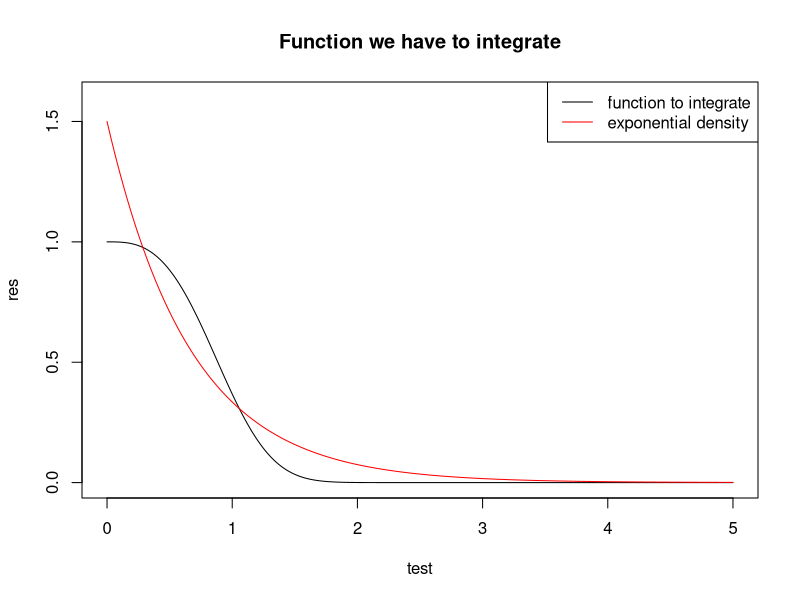
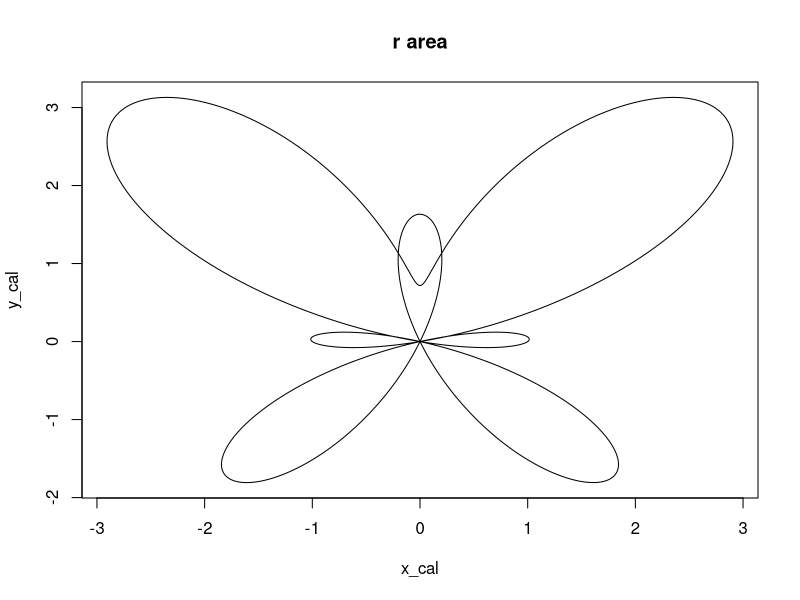
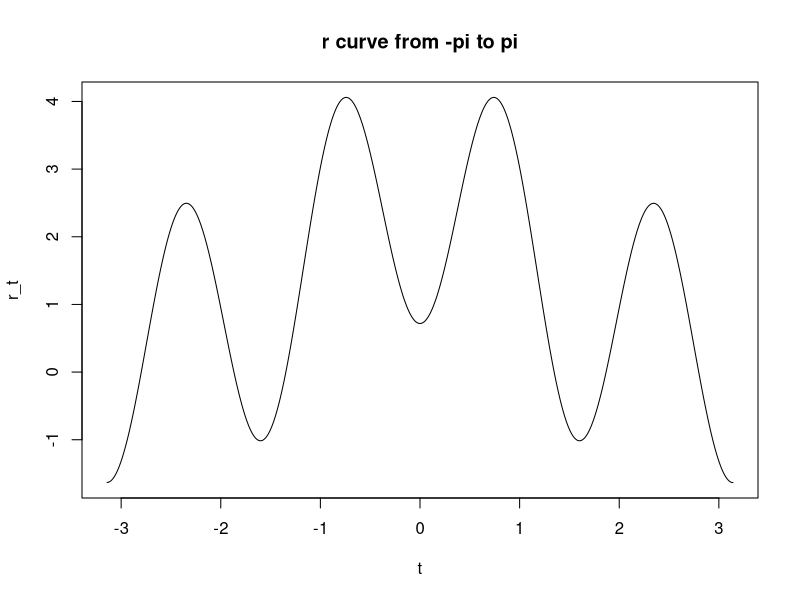
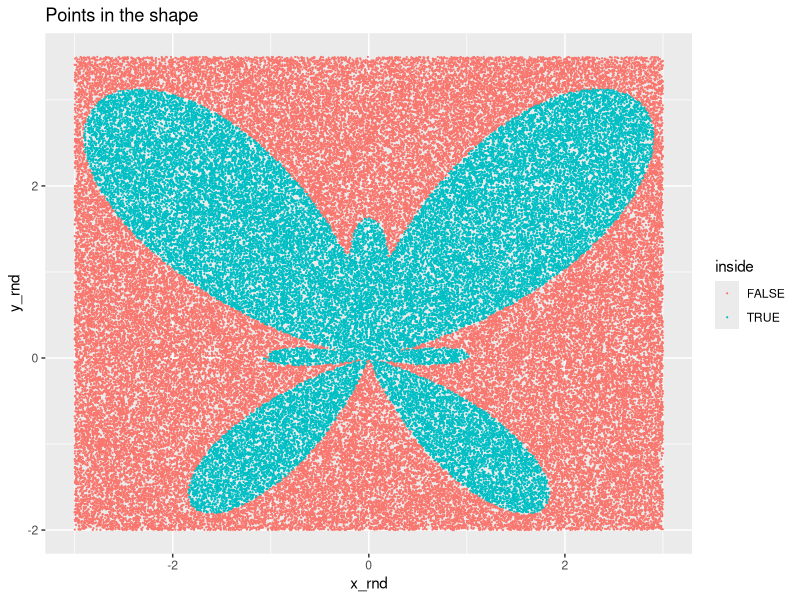
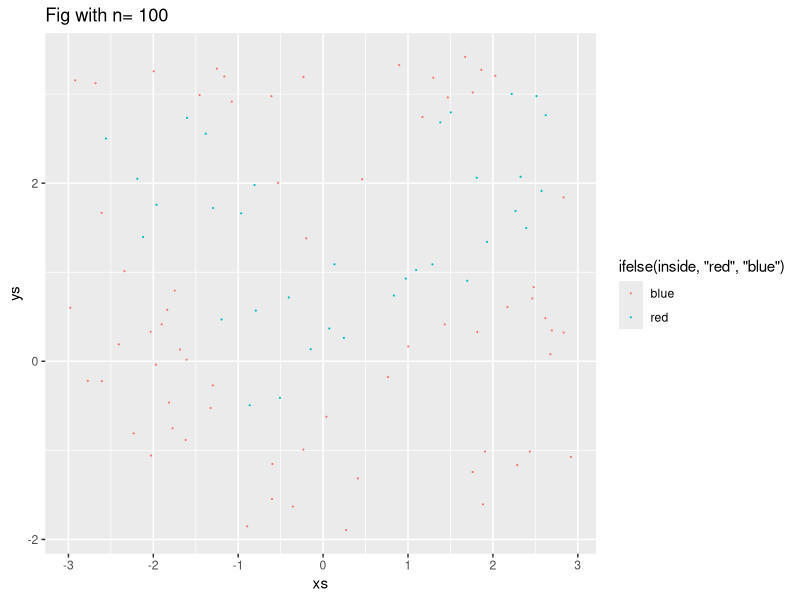
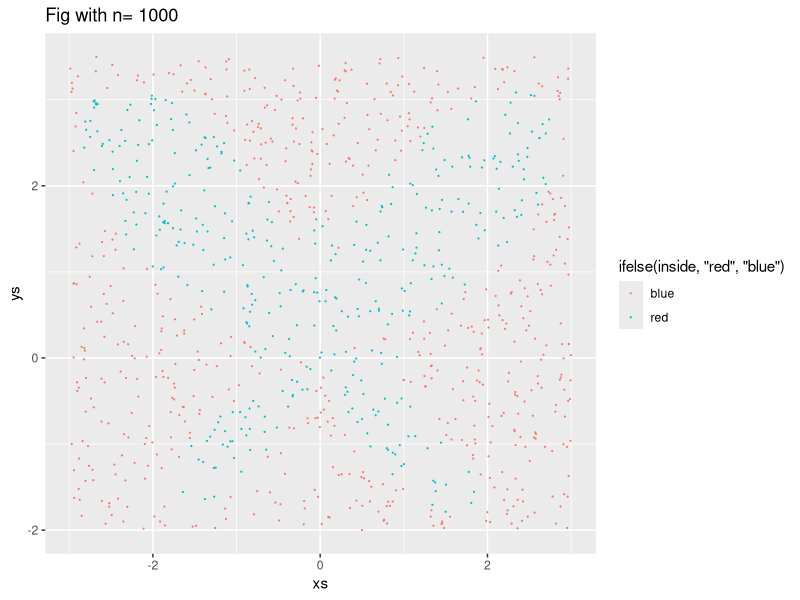
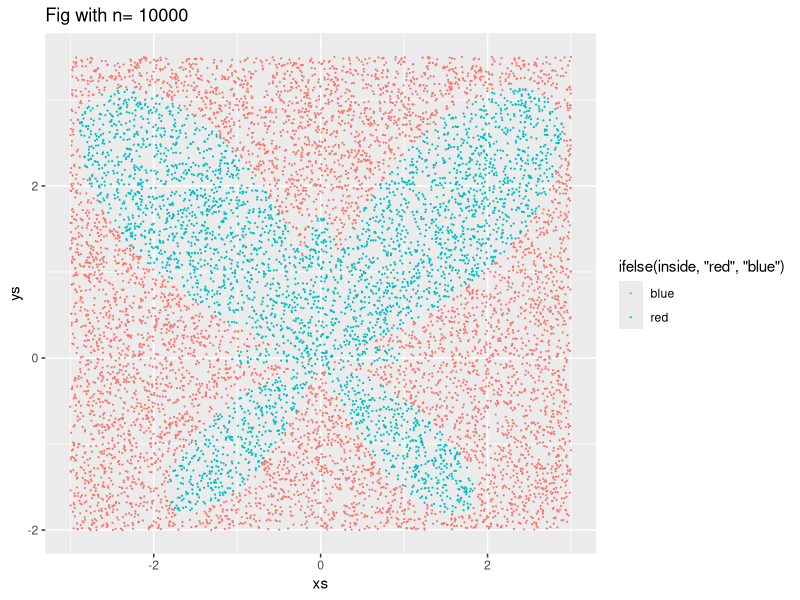
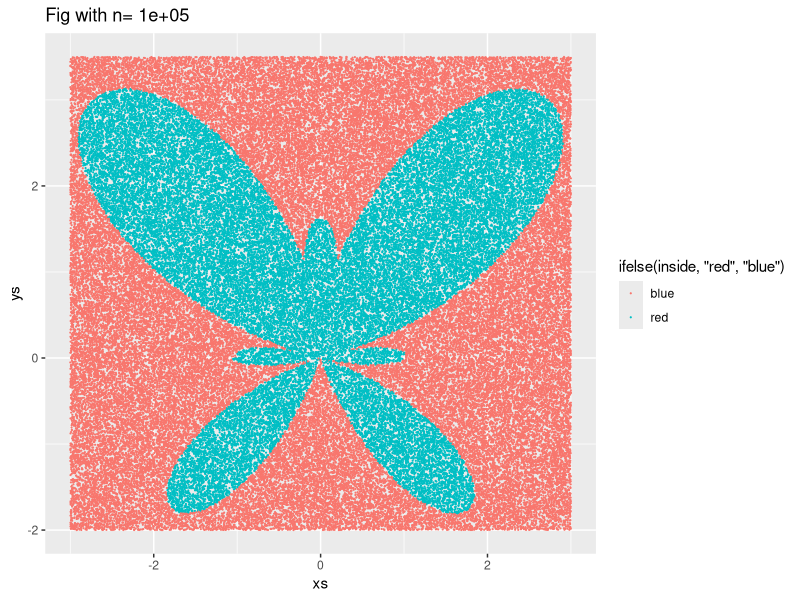

The R script that drew these images, in order:
## ---- chunk 1
to_integrate_fct <- function(x){
  return(exp(-x^3))
}
## ---- chunk 2
MC_for_b6 <- function(){
  u <- runif(100000,1,6)
  cat(paste("Monte Carlo Integral:",mean(to_integrate_fct(u)*(6-1))))
}
MC_for_b6()
## ---- chunk 3
R_value <- integrate(to_integrate_fct, 1,6)
R_value
## ---- chunk 4
test <- seq(from=0, to=5, length.out=10000)
res = c()
dens = c()
for(i in 0:length(test)){
  res <- append(res, to_integrate_fct(test[i]))
  dens <- append(dens, dexp(test[i], rate=1.5))
}
plot(test, res, type="l", main="Function we have to integrate", ylim = c(0,1.6))
lines(test, dens, col = "red")
legend("topright", legend=c("function to integrate","exponential density"), col=c("black","red"), lty=1:1)

## ---- chunk 5
MC_for_binfinity <- function(){
  u <- rexp(10000, rate=1.5)
  cat(paste("Monte Carlo Integral:",mean(to_integrate_fct(u+1)/dexp(u, rate=1.5)))) 
  return(mean(to_integrate_fct(u+1)/dexp(u, rate=1.5)))
}
MC_for_binfinity()

## ---- chunk 6
R_value <- integrate(to_integrate_fct, 1,Inf)
R_value
## ---- chunk 7
library(ggplot2)

r_function <- function(t){
  return(exp(cos(t))-2*cos(4*t)-sin(t/12)^5)
}

x_polar <- function(x){
  return(r_function(x)*sin(x))  
}

y_polar <- function(y){
  return(r_function(y)*cos(y))  
}


t <- seq(from=-pi, to=pi, length.out=1000)
r_t = c()
x_cal = c()
y_cal = c()
for(i in 0:length(t)){
  #x_cal <- append(x_cal, x_polar(t[i]))
  #y_cal <- append(y_cal, y_polar(t[i]))
  
  x_cal <- append(x_cal, x_polar(t[i]))
  y_cal <- append(y_cal, y_polar(t[i]))
  r_t <- append(r_t, r_function(t[i]))
}
plot(x_cal, y_cal,type="l", main="r area")
plot(t, r_t,type="l", main="r curve from -pi to pi", xlim=c(-pi,pi))

## ---- chunk 8
n <- 100000
x_rnd <- runif(n,-3,3)
y_rnd <- runif(n,-2,3.5)

is_in_area <-function(x, y) {
  if (y > 0){
    #for negative values of f
    alpha <- 0
  } else {
     #for positive values of f
    alpha <- pi
  }
  rad <- sqrt(x^2 + y^2)
  beta <- atan(x/y) + alpha
  if (r_function(beta) > 0 & (rad < abs(r_function(beta)))) {
    # the point is in the positive part of r(t)
    return(TRUE)
  } else if (r_function(beta+pi) < 0 & (rad < abs(r_function(beta + pi)))) {
    return(TRUE)
  } else {
    return(FALSE)
  }
}

inside <- logical(n)
for (i in 1:n){
  inside[i] <- is_in_area(x_rnd[i], y_rnd[i])
}

df <- data.frame(x_rnd, y_rnd, inside)

ggplot()+
  geom_point(data= df, aes(x=x_rnd, y=y_rnd, color = inside ), size = 0.1)+
  ggtitle("Points in the shape")
## ---- chunk 9
df_res <- data.frame(matrix(ncol = 3, nrow = 4)) 
colnames(df_res) <- c("n", "%in the figure", "surface estim")
perc <- c(1:4)
siz <- c(100, 1000, 10000, 100000)
for (i in 1:4){
  n <- siz[i]
  xs <- runif(n, min=-3, max=3)
  ys <- runif(n, min=-2, max=3.5)
  
  inside <- numeric(n)
  for (j in 1:n){
    inside[j] <- is_in_area(xs[j], ys[j])
  }
  df <- data.frame(xs, ys, inside)
  perc[i] <- sum(as.numeric(inside))/n
  #plot
  p <- ggplot() + geom_point(data= df, aes(x=xs, y=ys, color = ifelse(inside, 'red', 'blue') ), size = 0.1) +ggtitle(paste(c("Fig with n=",n), collapse = " "))
  print(p)
  
  df_res[i,] <- c(n, sum(as.numeric(inside))/n , sum(as.numeric(inside))/n*(6*5.5))
  
}
  
## ---- chunk 10
knitr::kable(df_res,  caption ="Effect of the sample size")
